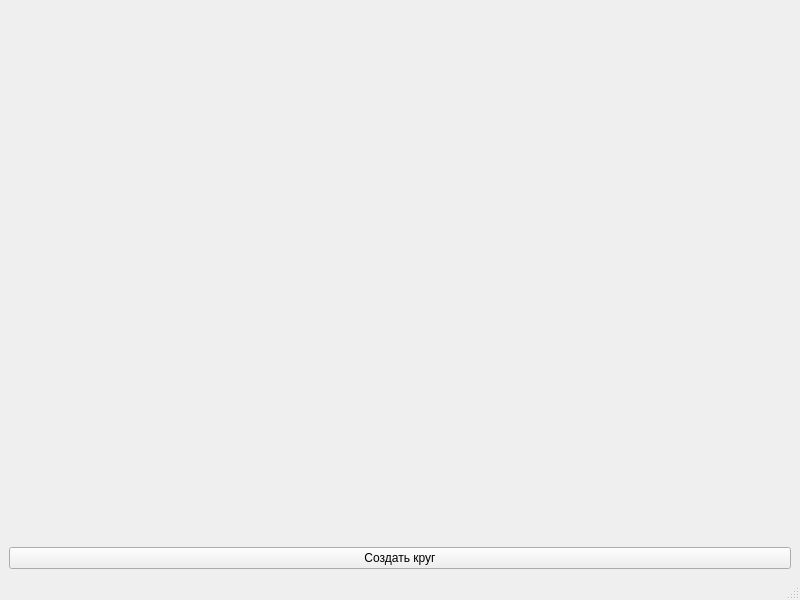
<?xml version="1.0" encoding="UTF-8"?>
<ui version="4.0">
 <class>MainWindow</class>
 <widget class="QMainWindow" name="MainWindow">
  <property name="geometry">
   <rect>
    <x>0</x>
    <y>0</y>
    <width>800</width>
    <height>600</height>
   </rect>
  </property>
  <property name="windowTitle">
   <string>MainWindow</string>
  </property>
  <widget class="QWidget" name="centralwidget">
   <layout class="QVBoxLayout" name="verticalLayout">
    <item>
     <widget class="QLabel" name="drawArea">
      <property name="minimumSize">
       <size>
        <width>400</width>
        <height>300</height>
       </size>
      </property>
      <property name="text">
       <string/>
      </property>
     </widget>
    </item>
    <item>
     <widget class="QPushButton" name="button">
      <property name="text">
       <string>Создать круг</string>
      </property>
     </widget>
    </item>
   </layout>
  </widget>
  <widget class="QMenuBar" name="menubar">
   <property name="geometry">
    <rect>
     <x>0</x>
     <y>0</y>
     <width>800</width>
     <height>22</height>
    </rect>
   </property>
  </widget>
  <widget class="QStatusBar" name="statusbar"/>
 </widget>
 <resources/>
 <connections/>
</ui>
